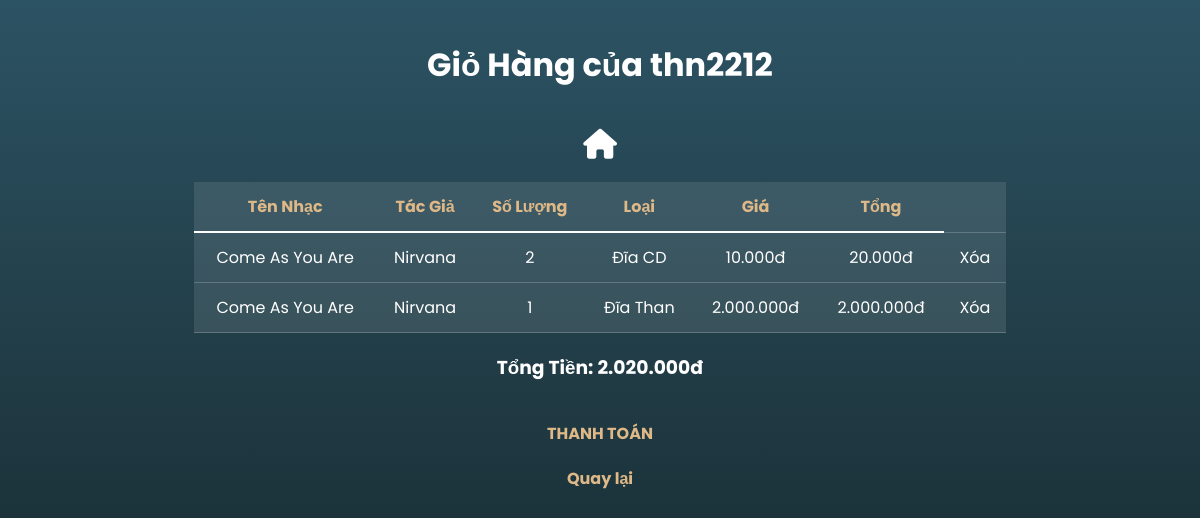
/dangnhap/giohang/xem_giohang.php (signed in), run on the app's committed database.
### tables this page shows
CREATE TABLE `gio_hang` (
  `id` int(11) NOT NULL,
  `username` varchar(255) DEFAULT NULL,
  `ten_nhac` varchar(255) DEFAULT NULL,
  `tac_gia` varchar(255) DEFAULT NULL,
  `so_luong` int(11) DEFAULT NULL,
  `gia` int(11) DEFAULT NULL,
  `loai` varchar(255) DEFAULT NULL
);

### dangnhap/giohang/xem_giohang.php (the view, shortened to what this page needs)
<?php
$servername = "localhost";
$username = "root";
$password = "";
$dbname = "dsthanhvien";
$conn = new mysqli($servername, $username, $password, $dbname);
$username = $_SESSION['username'];
$stmt = $conn->prepare("SELECT id, ten_nhac, tac_gia, so_luong, gia,loai FROM gio_hang WHERE username = ?");
$stmt->bind_param("s", $username);
$stmt->execute();
$result = $stmt->get_result();
?>
<!DOCTYPE html>
<html lang="vi">
<head>
    <link rel="stylesheet" href="style.css">
</head>
<body>
    <div class="container">
        <div class="column">
            <h1>Giỏ Hàng của <?= htmlspecialchars($_SESSION['username']) ?></h1>
            <a href="../trang_user.php" class="home-button">
                <i class="fas fa-home"></i>
            </a>
        </div>
        <?php if ($result->num_rows > 0):  ?>
        <table>
            <thead>
                <tr>
                    <th>Tên Nhạc</th>
                    <th>Tác Giả</th>
                    <th>Số Lượng</th>
                    <th>Loại</th>
                    <th>Giá</th>
                    <th>Tổng</th>
                </tr>
            </thead>
            <tbody>
                <?php
                $tong_tien = 0;
                while ($row = $result->fetch_assoc()):
                    $tong_san_pham = $row['so_luong'] * $row['gia'];
                    $tong_tien += $tong_san_pham;
                ?>
                    <tr>
                        <td><?= htmlspecialchars($row['ten_nhac']) ?></td>
                        <td><?= htmlspecialchars($row['tac_gia']) ?></td>
                        <td><?= htmlspecialchars($row['so_luong']) ?></td>
                        <td><?= htmlspecialchars($row['loai']); ?></td>
                        <td><?= number_format(htmlspecialchars($row['gia']), 0, ',', '.') ?>đ</td>
                        <td><?= number_format(htmlspecialchars($tong_san_pham), 0, ',', '.') ?>đ</td>
                        <td><a href="xem_giohang.php?id=<?= $row['id'] ?>" class="delete-link">Xóa</a></td>
                        </tr>
                <?php endwhile; ?>
            </tbody>
        </table>
        <div class="column">
            <h3>Tổng Tiền: <?= number_format(htmlspecialchars($tong_tien),0,',','.') ?>đ</h3>
            <form action="thanhtoan.php" method="post">
                <a href="thanhtoan.php">THANH TOÁN</a>
            </form>
            <a href="../admin.php">Quay lại</a></button>
        </div>
        <?php else: ?>
            <p>Giỏ hàng của bạn đang trống.</p>
        <?php endif; ?>
    </div>
</body>
</html>

### dangnhap/giohang/style.css (style rules this page uses)
body { background: #0F2027; background: -webkit-linear-gradient(to bottom, #2C5364, #203A43, #0F2027); background: linear-gradient(to bottom, #2C5364, #203A43, #0F2027); color: white; font-family: 'Poppins', sans-serif; margin: 0; padding: 0; }
.container { width: 100%; min-height: 100vh; margin: 0 auto; padding: 20px; box-sizing: border-box; }
h1 { text-align: center; margin-bottom: 20px; }
.column { text-align: center; margin-bottom: 20px; }
.column i { font-size: 30px; color:white; }
table { width: 70%; margin: 0 auto; border-collapse: collapse; background: rgba(255, 255, 255, 0.1); color: white; text-align: left; }
th, td { padding: 12px; text-align: center; }
th { color:burlywood; border-bottom: 2px solid white; }
tr { border-bottom: 1px solid rgba(255, 255, 255, 0.2); }
.delete-link { color: white; text-decoration: none; }
.column h3 { margin-top: 20px; }
.column a { color: burlywood; font-weight: bold; text-decoration: none; margin-top: 20px; display: inline-block; }

### data on the page
gio_hang: ten_nhac "Come As You Are", tac_gia "Nirvana", so_luong "2", loai "Đĩa CD", gia "10.000", tong_san_pham "20.000"
gio_hang: ten_nhac "Come As You Are", tac_gia "Nirvana", so_luong "1", loai "Đĩa Than", gia "2.000.000", tong_san_pham "2.000.000"

### other printed values
$_SESSION['username'] "thn2212"
$tong_tien "2.020.000"
